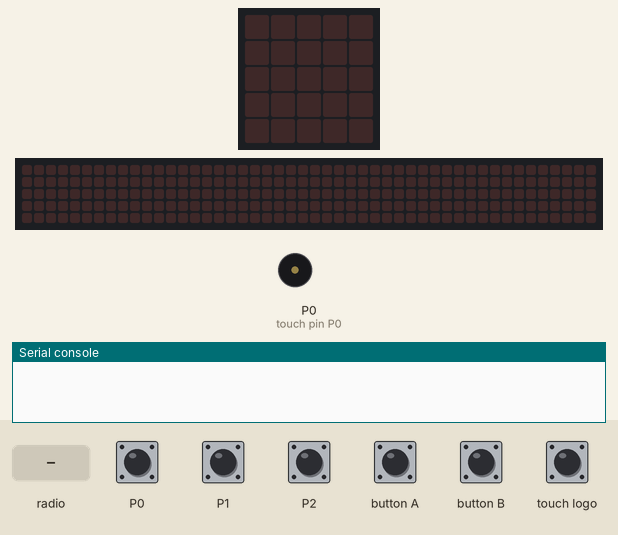
This program was run on a simulated BBC micro:bit (MakeCode). On the bench: the board's 5×5 LED display, a strip that is not on the board, showing the scrolling text unrolled, buzzer (waves = sounding), the last lines printed to the serial console. The inputs (shaded band) are chosen by the test bench. No radio messages arrive unless stated (any console line starting 'radio sent:' is added by the test bench); the 48×5 strip is a reading aid, not a part: it shows the text the display is scrolling, unrolled, one strip-width of it at a time.

Above: at 1.3 s.
1.4 s: touch pin P1 pressed for 0.15 s
At 1.62 s:
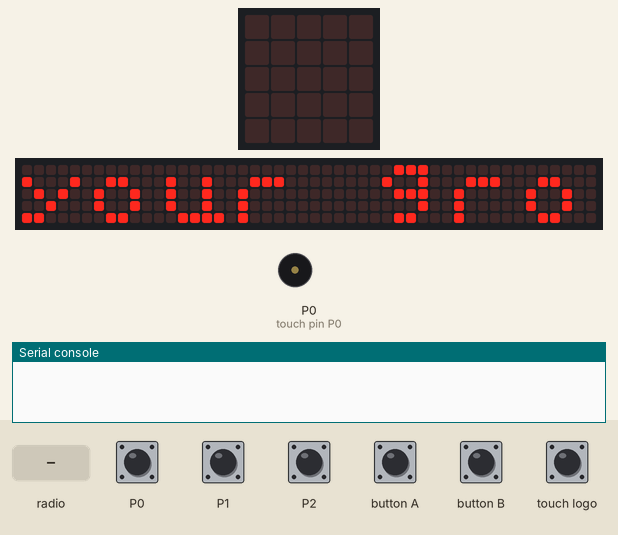
At 2.07 s:
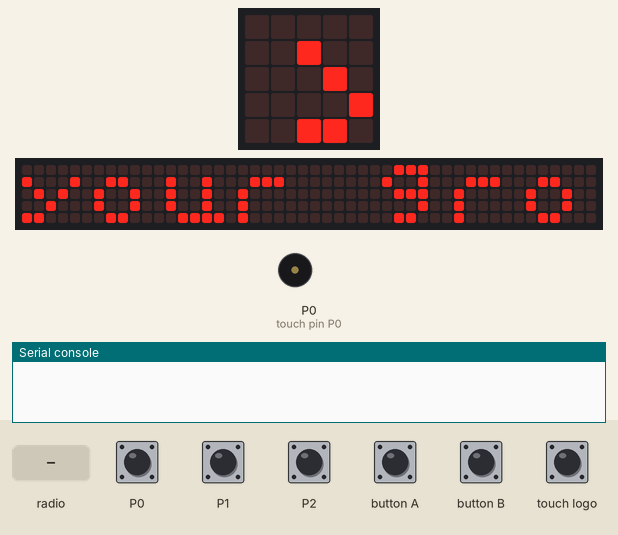
4.4 s: button A pressed for 0.15 s
7.4 s: button B pressed for 0.15 s
10.4 s: touch pin P0 pressed for 0.15 s
13.5 s: radio message "hello" arrives
At 14.8 s:
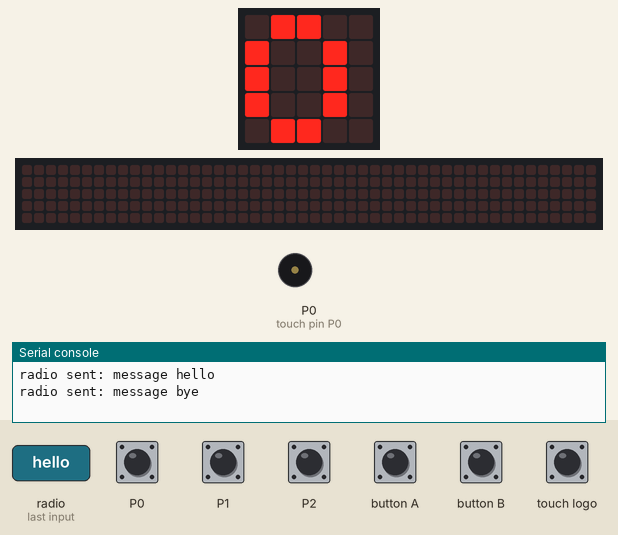
At 15.72 s:
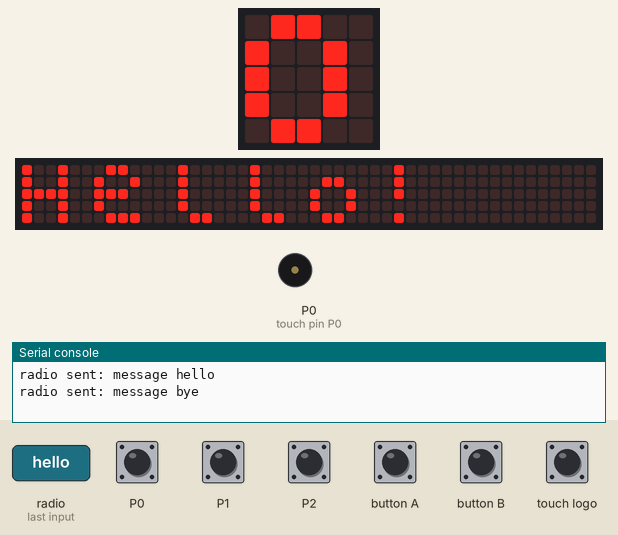
16.5 s: touch logo pressed for 0.15 s
Timing chart, 0 to 19.5 s (numbered marks = the images above; inputs shaded):
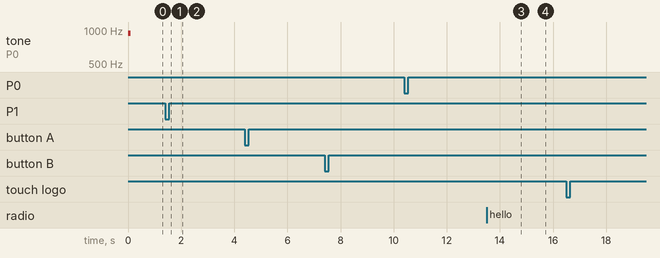

Measured:
- after the input at 1.4 s, the display: changes after 0.15 s (image 1)
- after the input at 13.5 s, the display: first differs from a run without the input after 2.2 s (image 4)
- what the display in image 3 shows lasts 1.5 s, from 14.2 s to 15.7 s

The program:

main.ts
```typescript
enum RadioMessage {
    message1 = 49434,
    hello = 49337,
    help = 43444,
    angry = 26348,
    tired = 61742,
    bye = 27985,
    thanks = 16397
}
input.onPinPressed(TouchPin.P0, function () {
    radio.setGroup(group)
    group += -1
    basic.showNumber(group)
})
input.onButtonPressed(Button.A, function () {
    radio.sendMessage(RadioMessage.hello)
})
radio.onReceivedMessage(RadioMessage.hello, function () {
    basic.showString("Hello!")
})
input.onGesture(Gesture.EightG, function () {
    radio.sendMessage(RadioMessage.help)
})
input.onPinPressed(TouchPin.P2, function () {
    radio.setGroup(group)
    group += 1
    basic.showNumber(group)
})
input.onGesture(Gesture.ScreenDown, function () {
    radio.sendMessage(RadioMessage.thanks)
})
input.onButtonPressed(Button.B, function () {
    radio.sendMessage(RadioMessage.bye)
})
input.onPinPressed(TouchPin.P1, function () {
    basic.showString("your group is")
    basic.showNumber(group)
})
input.onLogoEvent(TouchButtonEvent.Pressed, function () {
    radio.sendMessage(RadioMessage.tired)
})
radio.onReceivedMessage(RadioMessage.thanks, function () {
    basic.showString("thanks!")
})
radio.onReceivedMessage(RadioMessage.bye, function () {
    basic.showString("bye!")
    basic.showIcon(IconNames.Happy)
})
radio.onReceivedMessage(RadioMessage.help, function () {
    basic.showString("Help!")
})
radio.onReceivedMessage(RadioMessage.tired, function () {
    basic.showString("im tired")
})
let group = 0
music.ringTone(932)
basic.pause(100)
music.stopAllSounds()
radio.setGroup(1)
group = 1
```

test.ts
```typescript
// テストはここに来ます。このパッケージが拡張機能として使用されるときにはコンパイルされません。
```
